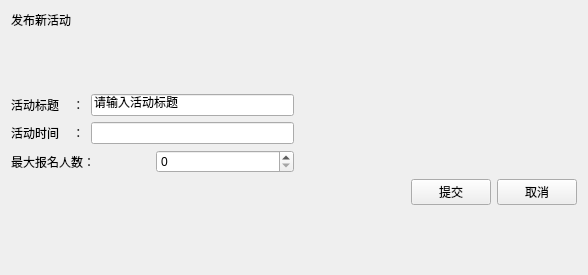
<?xml version="1.0" encoding="UTF-8"?>
<ui version="4.0">
 <class>publishview</class>
 <widget class="QWidget" name="publishview">
  <property name="geometry">
   <rect>
    <x>0</x>
    <y>0</y>
    <width>588</width>
    <height>275</height>
   </rect>
  </property>
  <property name="windowTitle">
   <string>发布页面</string>
  </property>
  <layout class="QVBoxLayout" name="verticalLayout_2">
   <item>
    <widget class="QLabel" name="label">
     <property name="text">
      <string>发布新活动</string>
     </property>
    </widget>
   </item>
   <item>
    <spacer name="verticalSpacer_2">
     <property name="orientation">
      <enum>Qt::Vertical</enum>
     </property>
     <property name="sizeHint" stdset="0">
      <size>
       <width>20</width>
       <height>142</height>
      </size>
     </property>
    </spacer>
   </item>
   <item>
    <layout class="QHBoxLayout" name="horizontalLayout_5">
     <item>
      <layout class="QVBoxLayout" name="verticalLayout">
       <item>
        <layout class="QHBoxLayout" name="horizontalLayout_4">
         <item>
          <widget class="QLabel" name="label_2">
           <property name="text">
            <string>活动标题    ：</string>
           </property>
          </widget>
         </item>
         <item>
          <widget class="QLineEdit" name="lineEditTitle">
           <property name="text">
            <string>请输入活动标题</string>
           </property>
          </widget>
         </item>
        </layout>
       </item>
       <item>
        <layout class="QHBoxLayout" name="horizontalLayout_6">
         <item>
          <widget class="QLabel" name="label_4">
           <property name="text">
            <string>活动时间    ：</string>
           </property>
          </widget>
         </item>
         <item>
          <widget class="QLineEdit" name="lineEditTime"/>
         </item>
        </layout>
       </item>
       <item>
        <layout class="QHBoxLayout" name="horizontalLayout_7">
         <item>
          <widget class="QLabel" name="label_3">
           <property name="text">
            <string>最大报名人数：</string>
           </property>
          </widget>
         </item>
         <item>
          <widget class="QSpinBox" name="spinBoxMax"/>
         </item>
        </layout>
       </item>
      </layout>
     </item>
     <item>
      <spacer name="horizontalSpacer_6">
       <property name="orientation">
        <enum>Qt::Horizontal</enum>
       </property>
       <property name="sizeHint" stdset="0">
        <size>
         <width>40</width>
         <height>20</height>
        </size>
       </property>
      </spacer>
     </item>
    </layout>
   </item>
   <item>
    <layout class="QHBoxLayout" name="horizontalLayout_3">
     <item>
      <spacer name="horizontalSpacer_5">
       <property name="orientation">
        <enum>Qt::Horizontal</enum>
       </property>
       <property name="sizeHint" stdset="0">
        <size>
         <width>40</width>
         <height>20</height>
        </size>
       </property>
      </spacer>
     </item>
     <item>
      <widget class="QPushButton" name="btnSubmit">
       <property name="text">
        <string>提交</string>
       </property>
      </widget>
     </item>
     <item>
      <widget class="QPushButton" name="btnCanel">
       <property name="text">
        <string>取消</string>
       </property>
      </widget>
     </item>
    </layout>
   </item>
   <item>
    <spacer name="verticalSpacer">
     <property name="orientation">
      <enum>Qt::Vertical</enum>
     </property>
     <property name="sizeHint" stdset="0">
      <size>
       <width>20</width>
       <height>142</height>
      </size>
     </property>
    </spacer>
   </item>
  </layout>
 </widget>
 <resources/>
 <connections/>
</ui>
